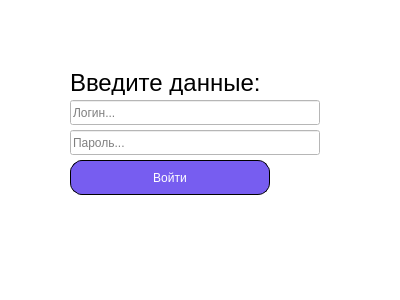
<?xml version="1.0" encoding="UTF-8"?>
<ui version="4.0">
 <class>form_login</class>
 <widget class="QDialog" name="form_login">
  <property name="geometry">
   <rect>
    <x>0</x>
    <y>0</y>
    <width>400</width>
    <height>300</height>
   </rect>
  </property>
  <property name="windowTitle">
   <string>Dialog</string>
  </property>
  <property name="styleSheet">
   <string notr="true">background-color: #ffffff;
</string>
  </property>
  <widget class="QLineEdit" name="led_login">
   <property name="geometry">
    <rect>
     <x>70</x>
     <y>100</y>
     <width>250</width>
     <height>25</height>
    </rect>
   </property>
   <property name="placeholderText">
    <string>Логин...</string>
   </property>
  </widget>
  <widget class="QLineEdit" name="led_password">
   <property name="geometry">
    <rect>
     <x>70</x>
     <y>130</y>
     <width>250</width>
     <height>25</height>
    </rect>
   </property>
   <property name="echoMode">
    <enum>QLineEdit::Password</enum>
   </property>
   <property name="placeholderText">
    <string>Пароль...</string>
   </property>
  </widget>
  <widget class="QLabel" name="user_direction">
   <property name="geometry">
    <rect>
     <x>70</x>
     <y>70</y>
     <width>200</width>
     <height>25</height>
    </rect>
   </property>
   <property name="font">
    <font>
     <pointsize>18</pointsize>
    </font>
   </property>
   <property name="text">
    <string>Введите данные:</string>
   </property>
  </widget>
  <widget class="QPushButton" name="btn_login">
   <property name="geometry">
    <rect>
     <x>70</x>
     <y>160</y>
     <width>200</width>
     <height>35</height>
    </rect>
   </property>
   <property name="styleSheet">
    <string notr="true">border: 1px solid;
border-radius: 12px;
background-color: #775DF0;
color: #ffffff;
</string>
   </property>
   <property name="text">
    <string>Войти</string>
   </property>
  </widget>
 </widget>
 <resources/>
 <connections/>
</ui>
